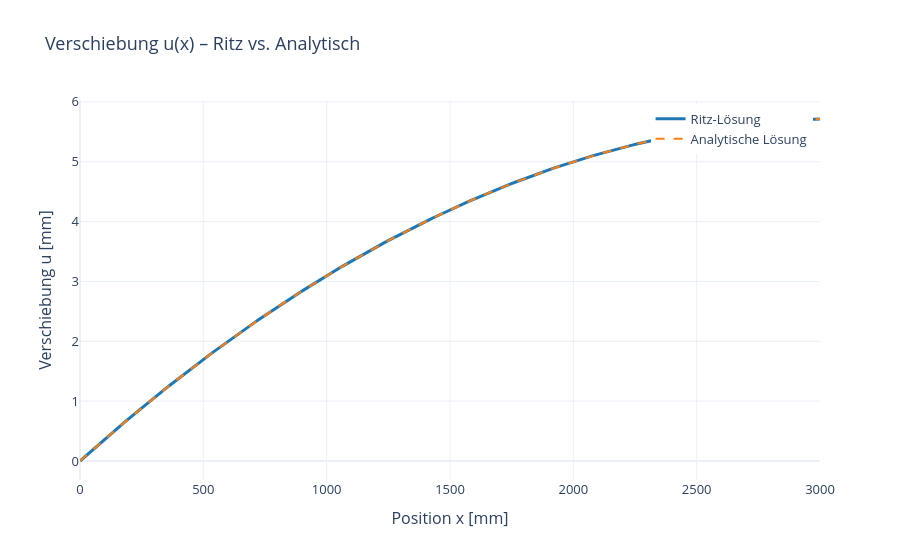

Notebook source saved alongside this figure:
### Markdown cell above
## 6. Numerische Auswertung und Vergleich

Jetzt setzen wir **konkrete Zahlenwerte** ein und vergleichen mit der **analytischen Lösung**.

| Parameter | Wert | Einheit | Beschreibung |
|:---------:|:----:|:-------:|:-------------|
| $E$       | 210 000 | N/mm² | E-Modul (Stahl) |
| $A$       | 400 | mm² | Querschnittsfläche (20 × 20 mm) |
| $\ell$    | 3 000 | mm | Stablänge |
| $n$       | 100 | N/mm | Streckenlast |
| $F$       | 10 000 | N | Einzelkraft am rechten Ende |

**Analytische Lösung** (durch direktes Integrieren der DGL):

$$
u_{\text{exakt}}(x) = \frac{n}{2EA} x^2 - \frac{F + n\ell}{EA} x
$$

### Code cell
import numpy as np
import plotly.graph_objects as go

# Zahlenwerte als Dictionary (Schlüssel = SymPy-Symbole!)
param = {
    E_s: 210_000,   # N/mm²
    A_s: 400,       # mm²
    ell: 3_000,     # mm
    n_s: 100,       # N/mm
    F_s: 10_000     # N
}

# Ritz-Lösung numerisch auswerten
u_ritz_fun = sp.lambdify(x, u_ritz.subs(param), 'numpy')

# Analytische Lösung
E_val, A_val, ell_val = param[E_s], param[A_s], param[ell]
n_val, F_val = param[n_s], param[F_s]

u_analytic = (n_val / (2 * E_val * A_val)) * x**2 - (F_val + n_val * ell_val) / (E_val * A_val) * x
u_analytic_fun = sp.lambdify(x, -u_analytic, 'numpy')

# Auswertungspunkte
x_plot = np.linspace(0, ell_val, 200)

# Plot
fig = go.Figure()
fig.add_trace(go.Scatter(
    x=x_plot, y=u_ritz_fun(x_plot),
    mode='lines', name='Ritz-Lösung',
    line=dict(color='#1f77b4', width=3)
))
fig.add_trace(go.Scatter(
    x=x_plot, y=u_analytic_fun(x_plot),
    mode='lines', name='Analytische Lösung',
    line=dict(color='#ff7f0e', width=2, dash='dash')
))
fig.update_layout(
    title='Verschiebung u(x) – Ritz vs. Analytisch',
    xaxis_title='Position x [mm]',
    yaxis_title='Verschiebung u [mm]',
    hovermode='x unified',
    template='plotly_white',
    legend=dict(yanchor="top", y=0.99, xanchor="right", x=0.99),
    font=dict(size=13)
)
fig.show()

### Figure 1 — Plotly figure (JSON) as saved in the notebook; plotly's stock layout.template omitted (floating-point values rounded to 4 significant figures; data arrays with more than 128 entries replaced by an {"elided": "..."} marker saying what was removed)
{"data": [{"line": {"color": "#1f77b4", "width": 3}, "mode": "lines", "name": "Ritz-Lösung", "type": "scatter", "x": {"elided": "200 float values"}, "y": {"elided": "200 float values"}}, {"line": {"color": "#ff7f0e", "dash": "dash", "width": 2}, "mode": "lines", "name": "Analytische Lösung", "type": "scatter", "x": {"elided": "200 float values"}, "y": {"elided": "200 float values"}}], "layout": {"font": {"size": 13}, "hovermode": "x unified", "legend": {"x": 0.99, "xanchor": "right", "y": 0.99, "yanchor": "top"}, "title": {"text": "Verschiebung u(x) – Ritz vs. Analytisch"}, "xaxis": {"title": {"text": "Position x [mm]"}}, "yaxis": {"title": {"text": "Verschiebung u [mm]"}}}}
